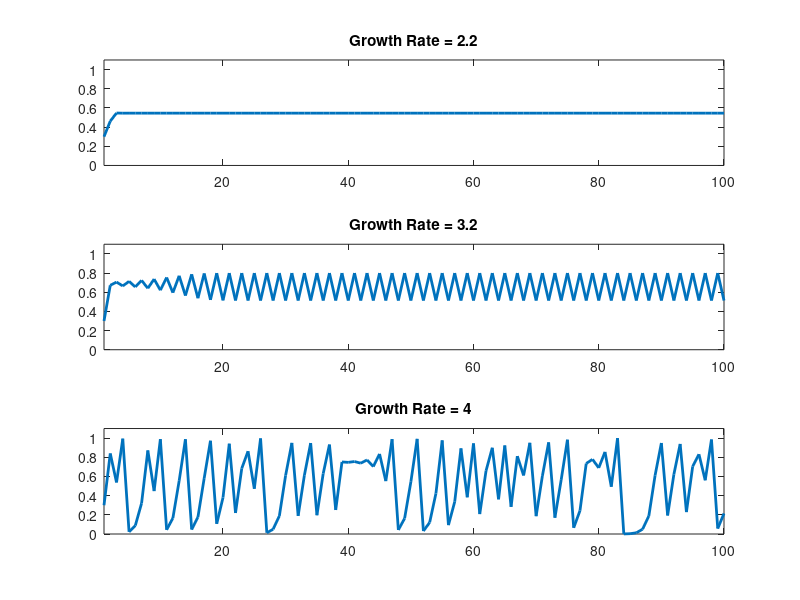
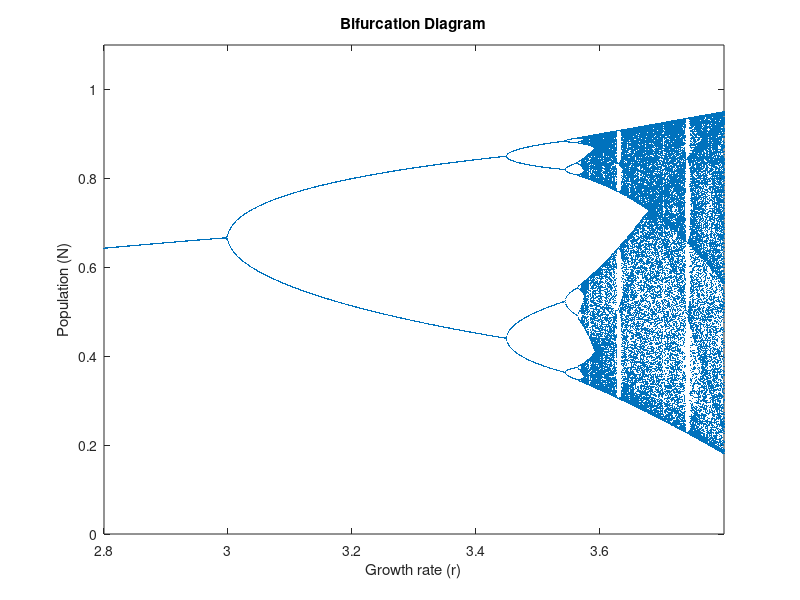

These figures' MATLAB source, in order:
clear all

N = 0.3;

figure(1), clf

r = 2.2;
subplot(3, 1, 1), box on
for t = 1:99
    N(t+1) = r*N(t)*(1 - N(t));
end
plot([1:100], N, 'LineWidth',2);
xlim([1 100]); ylim([0 1.1])
title(["Growth Rate = " num2str(r,3)])

r = 3.2;
subplot(3, 1, 2), box on
for t = 1:99
    N(t+1) = r*N(t)*(1 - N(t));
end
plot([1:100], N, 'LineWidth',2);
xlim([1 100]); ylim([0 1.1])
title(["Growth Rate = " num2str(r,3)])

r = 4.0;
subplot(3, 1, 3), box on
for t = 1:99
    N(t+1) = r*N(t)*(1 - N(t));
end
plot([1:100], N, 'LineWidth',2);
xlim([1 100]); ylim([0 1.1])
title(["Growth Rate = " num2str(r,3)])



figure(2), clf, hold on, box on;

r_list = linspace(2.5,3.8,1500);
XX = [];
YY = [];

for i = 1:length(r_list)
    N=0.3
    r = r_list(i)

    for t = 1:1000
        N(t+1) = r*N(t)*(1-N(t));
    end

    Y = N(800:end);
    X = ones(size(Y))*r;

    XX = [XX X];
    YY = [YY Y];
end

plot(XX, YY, '.', 'MarkerSize',1)
xlabel('Growth rate (r)')
ylabel('Population (N)')
title("Bifurcation Diagram")
xlim([2.8 3.8]);
ylim([0 1.1])